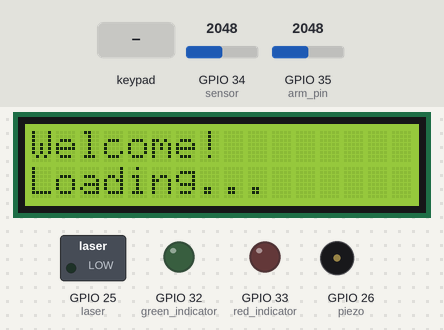
The sketch below on a simulated ESP32. Parts: 16×2 character LCD, switched loads named in the sketch (green lamp = pin HIGH), output pins drawn as LEDs (lit = HIGH), buzzer (waves = sounding, pin HIGH). The test bench sets the inputs (shaded band); at power-on: GPIO 34 (sensor) = 2048, GPIO 35 (arm_pin) = 2048. What the sketch prints to the serial monitor is not drawn.

Above: at 0.1 s.
2.8 s: key 'A' pressed
At 3.1 s:
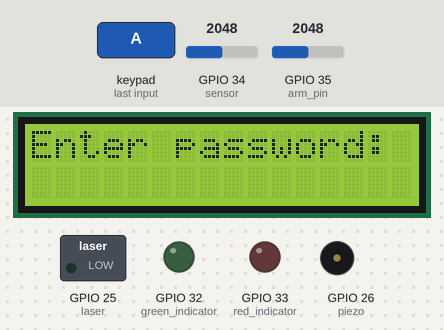
4.3 s: keypad keys 1 2 3 4 5 4 # pressed 0.4 s apart
At 7.4 s:
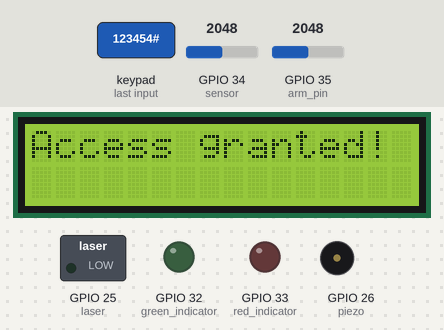
At 9.3 s:
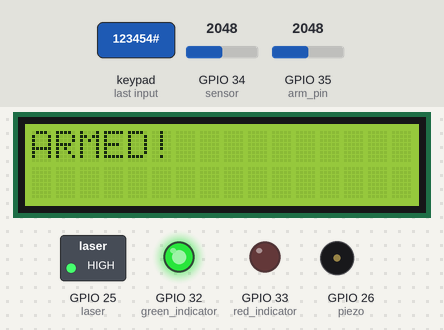
Timing chart, 0 to 10.8 s (numbered marks = the images above; inputs shaded):
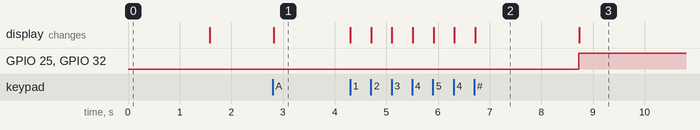

Measured:
- after the input at 2.8 s, the display: changes at once (image 1)
- after the input at 4.3 s, GPIO 25 (laser), GPIO 32 (green_indicator): LOW → HIGH after 4.4 s; the display: first changes at once (image 2 shows a later state)
- what the display in image 2 shows lasts 2.0 s, from 6.7 s to 8.7 s

The sketch:

diploma_ui_update.ino
```cpp
#include <Keypad.h>
#include <LiquidCrystal_I2C.h>

const byte rows = 4;
const byte columns = 4;
const byte laser = 25;
const byte sensor = 34;
const byte piezo = 26;
const int arm_pin = 35;
const int green_indicator = 32;
const int red_indicator = 33;

unsigned long previousMillis = 0;

const long interval = 150;

String lcdState = "";

LiquidCrystal_I2C lcd(0x20, 16, 2);

char layout[rows][columns] = {
  {'1', '2', '3', 'A'},
  {'4', '5', '6', 'B'},
  {'7', '8', '9', 'C'},
  {'*', '0', '#', 'D'}
};

byte rowPins[rows] = {23, 19, 18, 27};
byte columnPins[columns] = {17, 16, 4, 13};

Keypad keypada = Keypad(makeKeymap(layout), rowPins, columnPins, rows, columns);


String password = "";
String current_password = "123454";
String is_typed = "";
bool enteringPassword = false;
bool armed = false;
bool triggered = false;


void setup() {
  pinMode(laser, OUTPUT);
  pinMode(sensor, INPUT);
  pinMode(piezo, OUTPUT);
  pinMode(arm_pin, INPUT);
  pinMode(green_indicator, OUTPUT);
  pinMode(red_indicator, OUTPUT);
  Wire.begin(21, 22);
  Serial.begin(115200);
  lcd.init();
  lcd.backlight();
  lcd.setCursor(0,0);
  lcd.print("Welcome!");
  lcd.setCursor(0,1);
  lcd.print("Loading...");
  delay(1500);
  lcd.clear();
}


void loop() {
  char customKey = keypada.getKey();
  int arm_button = analogRead(arm_pin);


  if (customKey == 'A' && triggered != true && armed != true){
    enteringPassword = true;
  }
  else if (customKey == 'B' && triggered == true){
    turnOffSensor();
  }


  if (enteringPassword == true && customKey){
    attemptActivate(customKey);
  }


  if (armed){
    monitorSensor();
  }
  if (triggered){
    alarm(piezo);
  }
}


void attemptActivate(char customKey) {
  if (is_typed != "Enter password"){
    lcd.setCursor(0, 0);
    lcd.clear();
    lcd.print("Enter password:");
    is_typed = "Enter password";
  }

  if(customKey == '*'){
    lcd.setCursor(password.length()-1,1);
    lcd.print(" ");
    password.remove(password.length() - 1);

  }
  else if(customKey == '#' && password.length() == 6){
    lcd.clear();
    lcd.setCursor(0,0);
    if(password == current_password){
      lcd.print("Access granted!");
      delay(2000);
      turnOnSensor();
    }
    else{
      lcd.print("Access denied!");
      delay(2000);
    }

    password = "";
    is_typed = "";
    enteringPassword = false;
    return;
  }
  else if (customKey >= '0' && customKey <= '9' && password.length() < 6) {
    password += customKey;

    for (int i = 0; i < password.length(); i++){
      lcd.setCursor(i, 1);
      lcd.print("*");
    }
    Serial.println(password);
  }
}


void turnOnSensor() {
  digitalWrite(laser, HIGH);
  if(lcdState != "armed"){
      lcd.clear();
  }
  lcd.setCursor(0,0);
  lcd.print("ARMED!");
  lcdState = "armed";
  armed = true;
}


void monitorSensor(){
  int sensorValue = analogRead(sensor);

  if (sensorValue < 600){
    armed = false;
    triggered = true;
  }
  else {
    indicateGreen();
  }
}


void turnOffSensor() {
  if(lcdState != "disarmed"){
      lcd.clear();
  }
  lcd.setCursor(0,0);
  lcd.print("DISARMED!");
  lcdState = "disarmed";
  triggered = false;
  noTone(piezo);
  digitalWrite(laser, LOW);
  turnOffIndicators();
  delay(2000);
}


void indicateGreen(){
  digitalWrite(green_indicator, HIGH);
  digitalWrite(red_indicator, LOW);
}


void turnOffIndicators(){
  digitalWrite(green_indicator, LOW);
  digitalWrite(red_indicator, LOW);
}


void alarm(int pin) {
  unsigned long currentMillis = millis();
  static bool state = false;

  digitalWrite(green_indicator, LOW);

  if (currentMillis - previousMillis >= interval){
    previousMillis = currentMillis;

    digitalWrite(red_indicator, !digitalRead(red_indicator));

    state = !state;

    if(state) {
      tone(pin, 3000);
      lcd.backlight();
      lcd.setCursor(0, 0);
      lcd.print("!TRESPASSING!");
    }
    else {
      tone(pin, 4243);
      lcd.clear();
    }
  }
}
```
